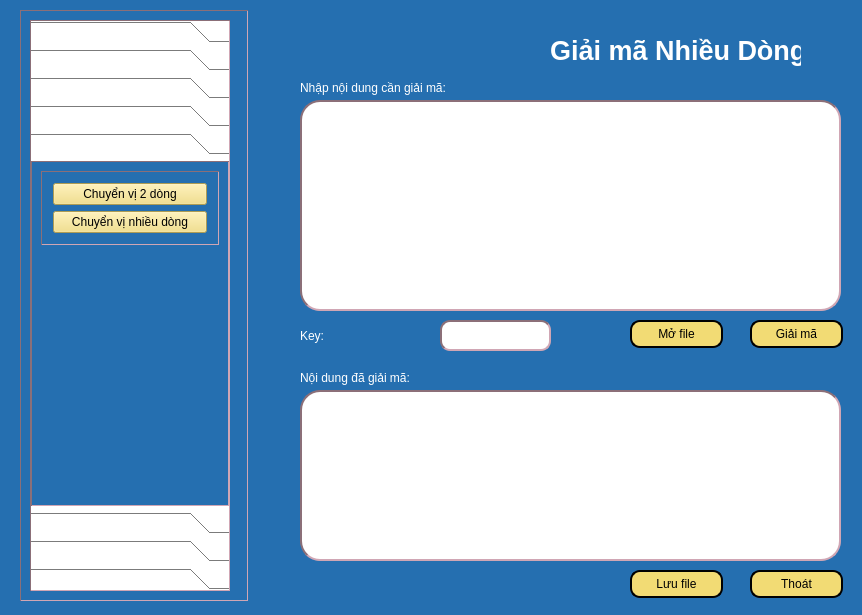
<?xml version="1.0" encoding="UTF-8"?>
<ui version="4.0">
 <class>Dialog</class>
 <widget class="QDialog" name="Dialog">
  <property name="geometry">
   <rect>
    <x>0</x>
    <y>0</y>
    <width>862</width>
    <height>615</height>
   </rect>
  </property>
  <property name="windowTitle">
   <string>Dialog</string>
  </property>
  <property name="styleSheet">
   <string notr="true">background-color:rgb(37, 111, 176);
color:white;</string>
  </property>
  <widget class="QPushButton" name="btnSaveFile">
   <property name="geometry">
    <rect>
     <x>630</x>
     <y>570</y>
     <width>93</width>
     <height>28</height>
    </rect>
   </property>
   <property name="styleSheet">
    <string notr="true">background-color: rgb(242, 219, 116);
border-radius: 10px;
border: 2px solid black;
color:black;</string>
   </property>
   <property name="text">
    <string>Lưu file</string>
   </property>
   <property name="icon">
    <iconset>
     <normaloff>../Icon/icons8-save-file-64.png</normaloff>../Icon/icons8-save-file-64.png</iconset>
   </property>
  </widget>
  <widget class="QLabel" name="label_4">
   <property name="geometry">
    <rect>
     <x>300</x>
     <y>370</y>
     <width>181</width>
     <height>16</height>
    </rect>
   </property>
   <property name="text">
    <string>Nội dung đã giải mã:</string>
   </property>
  </widget>
  <widget class="QPushButton" name="btnOpenFile">
   <property name="geometry">
    <rect>
     <x>630</x>
     <y>320</y>
     <width>93</width>
     <height>28</height>
    </rect>
   </property>
   <property name="styleSheet">
    <string notr="true">background-color: rgb(242, 219, 116);
border-radius: 10px;
border: 2px solid black;
color:black;</string>
   </property>
   <property name="text">
    <string>Mở file</string>
   </property>
   <property name="icon">
    <iconset>
     <normaloff>../Icon/icons8-open-file-40.png</normaloff>../Icon/icons8-open-file-40.png</iconset>
   </property>
  </widget>
  <widget class="QLabel" name="label_2">
   <property name="geometry">
    <rect>
     <x>300</x>
     <y>80</y>
     <width>151</width>
     <height>16</height>
    </rect>
   </property>
   <property name="text">
    <string>Nhập nội dung cần giải mã:</string>
   </property>
  </widget>
  <widget class="QLabel" name="label_3">
   <property name="geometry">
    <rect>
     <x>300</x>
     <y>320</y>
     <width>131</width>
     <height>31</height>
    </rect>
   </property>
   <property name="text">
    <string>Key:</string>
   </property>
  </widget>
  <widget class="QTextEdit" name="txtKey">
   <property name="geometry">
    <rect>
     <x>440</x>
     <y>320</y>
     <width>111</width>
     <height>31</height>
    </rect>
   </property>
   <property name="styleSheet">
    <string notr="true">background-color: white;
border: 2px inset #8b6f78;
border-radius:10px;
color:black;</string>
   </property>
  </widget>
  <widget class="QPushButton" name="btnGiaiMa">
   <property name="geometry">
    <rect>
     <x>750</x>
     <y>320</y>
     <width>93</width>
     <height>28</height>
    </rect>
   </property>
   <property name="styleSheet">
    <string notr="true">background-color: rgb(242, 219, 116);
border-radius: 10px;
border: 2px solid black;
color:black;</string>
   </property>
   <property name="text">
    <string>Giải mã</string>
   </property>
   <property name="icon">
    <iconset>
     <normaloff>../Icon/icons8-encode-32.png</normaloff>../Icon/icons8-encode-32.png</iconset>
   </property>
  </widget>
  <widget class="QLabel" name="label">
   <property name="geometry">
    <rect>
     <x>550</x>
     <y>10</y>
     <width>251</width>
     <height>81</height>
    </rect>
   </property>
   <property name="font">
    <font>
     <pointsize>20</pointsize>
     <weight>75</weight>
     <bold>true</bold>
    </font>
   </property>
   <property name="styleSheet">
    <string notr="true"/>
   </property>
   <property name="text">
    <string>Giải mã Nhiều Dòng</string>
   </property>
  </widget>
  <widget class="QTextEdit" name="txtVanBanGoc">
   <property name="geometry">
    <rect>
     <x>300</x>
     <y>390</y>
     <width>541</width>
     <height>171</height>
    </rect>
   </property>
   <property name="styleSheet">
    <string notr="true">background-color: white;
border: 2px inset #8b6f78;
border-radius:20px;
color:black;</string>
   </property>
  </widget>
  <widget class="QTextEdit" name="txtCiphertext">
   <property name="geometry">
    <rect>
     <x>300</x>
     <y>100</y>
     <width>541</width>
     <height>211</height>
    </rect>
   </property>
   <property name="styleSheet">
    <string notr="true">background-color: white;
border: 2px inset #8b6f78;
border-radius:20px;
color:black;</string>
   </property>
  </widget>
  <widget class="QPushButton" name="btnClose">
   <property name="geometry">
    <rect>
     <x>750</x>
     <y>570</y>
     <width>93</width>
     <height>28</height>
    </rect>
   </property>
   <property name="styleSheet">
    <string notr="true">background-color: rgb(242, 219, 116);
border-radius: 10px;
border: 2px solid black;
color:black;</string>
   </property>
   <property name="text">
    <string>Thoát</string>
   </property>
   <property name="icon">
    <iconset>
     <normaloff>../Icon/icons8-exit-50.png</normaloff>../Icon/icons8-exit-50.png</iconset>
   </property>
  </widget>
  <widget class="QFrame" name="frame">
   <property name="geometry">
    <rect>
     <x>20</x>
     <y>10</y>
     <width>228</width>
     <height>591</height>
    </rect>
   </property>
   <property name="styleSheet">
    <string notr="true">QFrame {
  border-width: 1px;
  border: 1px inset #8b6f78;
}</string>
   </property>
   <property name="frameShape">
    <enum>QFrame::StyledPanel</enum>
   </property>
   <property name="frameShadow">
    <enum>QFrame::Raised</enum>
   </property>
   <layout class="QVBoxLayout" name="verticalLayout_8">
    <item>
     <widget class="QToolBox" name="toolBox">
      <property name="enabled">
       <bool>true</bool>
      </property>
      <property name="sizePolicy">
       <sizepolicy hsizetype="Preferred" vsizetype="Preferred">
        <horstretch>0</horstretch>
        <verstretch>0</verstretch>
       </sizepolicy>
      </property>
      <property name="maximumSize">
       <size>
        <width>200</width>
        <height>16777215</height>
       </size>
      </property>
      <property name="layoutDirection">
       <enum>Qt::LeftToRight</enum>
      </property>
      <property name="styleSheet">
       <string notr="true">QPushButton {
  background-color: #FFC4D0;
}
QToolBox {
 background-color: #FFFFFF;;
  color: #EEEEEE;
}</string>
      </property>
      <property name="currentIndex">
       <number>4</number>
      </property>
      <widget class="QWidget" name="page">
       <property name="geometry">
        <rect>
         <x>0</x>
         <y>0</y>
         <width>196</width>
         <height>397</height>
        </rect>
       </property>
       <attribute name="label">
        <string>Mã hóa chuyển vị</string>
       </attribute>
       <layout class="QVBoxLayout" name="verticalLayout_3">
        <item alignment="Qt::AlignTop">
         <widget class="QFrame" name="frame_6">
          <property name="frameShape">
           <enum>QFrame::StyledPanel</enum>
          </property>
          <property name="frameShadow">
           <enum>QFrame::Raised</enum>
          </property>
          <layout class="QVBoxLayout" name="verticalLayout_5">
           <property name="leftMargin">
            <number>11</number>
           </property>
           <property name="topMargin">
            <number>11</number>
           </property>
           <property name="rightMargin">
            <number>11</number>
           </property>
           <property name="bottomMargin">
            <number>11</number>
           </property>
           <item>
            <widget class="QPushButton" name="actionHai_dong_MaHoa">
             <property name="styleSheet">
              <string notr="true">background-color: rgb(242, 219, 116);
color:black;</string>
             </property>
             <property name="text">
              <string>Chuyển vị hai dòng</string>
             </property>
            </widget>
           </item>
           <item>
            <widget class="QPushButton" name="actionNhieu_dong_MaHoa">
             <property name="styleSheet">
              <string notr="true">background-color: rgb(242, 219, 116);
color:black;</string>
             </property>
             <property name="text">
              <string>Chuyển vị nhiều dòng</string>
             </property>
            </widget>
           </item>
          </layout>
         </widget>
        </item>
       </layout>
      </widget>
      <widget class="QWidget" name="page_2">
       <property name="geometry">
        <rect>
         <x>0</x>
         <y>0</y>
         <width>196</width>
         <height>397</height>
        </rect>
       </property>
       <attribute name="label">
        <string>Mã hóa thay thế</string>
       </attribute>
       <layout class="QVBoxLayout" name="verticalLayout_4">
        <item alignment="Qt::AlignTop">
         <widget class="QFrame" name="frame_10">
          <property name="frameShape">
           <enum>QFrame::StyledPanel</enum>
          </property>
          <property name="frameShadow">
           <enum>QFrame::Raised</enum>
          </property>
          <layout class="QVBoxLayout" name="verticalLayout_6">
           <item>
            <widget class="QPushButton" name="actionCeasar_MaHoa">
             <property name="styleSheet">
              <string notr="true">background-color: rgb(242, 219, 116);
color:black;</string>
             </property>
             <property name="text">
              <string>Ceasar</string>
             </property>
            </widget>
           </item>
           <item>
            <widget class="QPushButton" name="actionVignere_MaHoa">
             <property name="styleSheet">
              <string notr="true">background-color: rgb(242, 219, 116);
color:black;</string>
             </property>
             <property name="text">
              <string>Vignere</string>
             </property>
            </widget>
           </item>
           <item>
            <widget class="QPushButton" name="actionBelasco_MaHoa">
             <property name="styleSheet">
              <string notr="true">background-color: rgb(242, 219, 116);
color:black;</string>
             </property>
             <property name="text">
              <string>Belasco</string>
             </property>
            </widget>
           </item>
           <item>
            <widget class="QPushButton" name="actionTrithemius_MaHoa">
             <property name="styleSheet">
              <string notr="true">background-color: rgb(242, 219, 116);
color:black;</string>
             </property>
             <property name="text">
              <string>Trithemius</string>
             </property>
            </widget>
           </item>
          </layout>
         </widget>
        </item>
       </layout>
      </widget>
      <widget class="QWidget" name="page_3">
       <property name="geometry">
        <rect>
         <x>0</x>
         <y>0</y>
         <width>196</width>
         <height>397</height>
        </rect>
       </property>
       <attribute name="label">
        <string>Mã hóa XOR</string>
       </attribute>
       <layout class="QVBoxLayout" name="verticalLayout_7">
        <item alignment="Qt::AlignTop">
         <widget class="QFrame" name="frame_11">
          <property name="frameShape">
           <enum>QFrame::StyledPanel</enum>
          </property>
          <property name="frameShadow">
           <enum>QFrame::Raised</enum>
          </property>
          <layout class="QVBoxLayout" name="verticalLayout_9">
           <item>
            <widget class="QPushButton" name="actionXORCeasar_MaHoa">
             <property name="styleSheet">
              <string notr="true">background-color: rgb(242, 219, 116);
color:black;</string>
             </property>
             <property name="text">
              <string>Ceasar</string>
             </property>
            </widget>
           </item>
           <item>
            <widget class="QPushButton" name="actionXORVignere_MaHoa">
             <property name="styleSheet">
              <string notr="true">background-color: rgb(242, 219, 116);
color:black;</string>
             </property>
             <property name="text">
              <string>Vignere</string>
             </property>
            </widget>
           </item>
           <item>
            <widget class="QPushButton" name="actionXORBelasco_MaHoa">
             <property name="styleSheet">
              <string notr="true">background-color: rgb(242, 219, 116);
color:black;</string>
             </property>
             <property name="text">
              <string>Belasco</string>
             </property>
            </widget>
           </item>
           <item>
            <widget class="QPushButton" name="actionXORTrithemius_MaHoa">
             <property name="styleSheet">
              <string notr="true">background-color: rgb(242, 219, 116);
color:black;</string>
             </property>
             <property name="text">
              <string>Trithemius</string>
             </property>
            </widget>
           </item>
          </layout>
         </widget>
        </item>
       </layout>
      </widget>
      <widget class="QWidget" name="page_4">
       <property name="geometry">
        <rect>
         <x>0</x>
         <y>0</y>
         <width>196</width>
         <height>397</height>
        </rect>
       </property>
       <attribute name="label">
        <string>Mã hóa hiện đại</string>
       </attribute>
       <layout class="QVBoxLayout" name="verticalLayout_11">
        <item alignment="Qt::AlignTop">
         <widget class="QFrame" name="frame_12">
          <property name="frameShape">
           <enum>QFrame::StyledPanel</enum>
          </property>
          <property name="frameShadow">
           <enum>QFrame::Raised</enum>
          </property>
          <layout class="QVBoxLayout" name="verticalLayout_10">
           <item>
            <widget class="QPushButton" name="actionDES_MaHoa">
             <property name="styleSheet">
              <string notr="true">background-color: rgb(242, 219, 116);
color:black;</string>
             </property>
             <property name="text">
              <string>SDES</string>
             </property>
            </widget>
           </item>
           <item>
            <widget class="QPushButton" name="actionAES_MaHoa">
             <property name="styleSheet">
              <string notr="true">background-color: rgb(242, 219, 116);
color:black;</string>
             </property>
             <property name="text">
              <string>AES</string>
             </property>
            </widget>
           </item>
           <item>
            <widget class="QPushButton" name="actionRSA_MaHoa">
             <property name="styleSheet">
              <string notr="true">background-color: rgb(242, 219, 116);
color:black;</string>
             </property>
             <property name="text">
              <string>RSA</string>
             </property>
            </widget>
           </item>
          </layout>
         </widget>
        </item>
       </layout>
      </widget>
      <widget class="QWidget" name="page_5">
       <property name="geometry">
        <rect>
         <x>0</x>
         <y>0</y>
         <width>196</width>
         <height>397</height>
        </rect>
       </property>
       <attribute name="label">
        <string>Giải mã chuyển vị</string>
       </attribute>
       <layout class="QVBoxLayout" name="verticalLayout_18">
        <item alignment="Qt::AlignTop">
         <widget class="QFrame" name="frame_13">
          <property name="frameShape">
           <enum>QFrame::StyledPanel</enum>
          </property>
          <property name="frameShadow">
           <enum>QFrame::Raised</enum>
          </property>
          <layout class="QVBoxLayout" name="verticalLayout_19">
           <property name="leftMargin">
            <number>11</number>
           </property>
           <property name="topMargin">
            <number>11</number>
           </property>
           <property name="rightMargin">
            <number>11</number>
           </property>
           <property name="bottomMargin">
            <number>11</number>
           </property>
           <item>
            <widget class="QPushButton" name="actionHai_dong_GiaiMa">
             <property name="styleSheet">
              <string notr="true">background-color: rgb(242, 219, 116);
color:black;</string>
             </property>
             <property name="text">
              <string>Chuyển vị 2 dòng</string>
             </property>
            </widget>
           </item>
           <item>
            <widget class="QPushButton" name="actionNhieu_dong_GiaiMa">
             <property name="styleSheet">
              <string notr="true">background-color: rgb(242, 219, 116);
color:black;</string>
             </property>
             <property name="text">
              <string>Chuyển vị nhiều dòng</string>
             </property>
            </widget>
           </item>
          </layout>
         </widget>
        </item>
       </layout>
      </widget>
      <widget class="QWidget" name="page_6">
       <property name="geometry">
        <rect>
         <x>0</x>
         <y>0</y>
         <width>196</width>
         <height>397</height>
        </rect>
       </property>
       <attribute name="label">
        <string>Giải mã thay thế</string>
       </attribute>
       <layout class="QVBoxLayout" name="verticalLayout_20">
        <item alignment="Qt::AlignTop">
         <widget class="QFrame" name="frame_18">
          <property name="frameShape">
           <enum>QFrame::StyledPanel</enum>
          </property>
          <property name="frameShadow">
           <enum>QFrame::Raised</enum>
          </property>
          <layout class="QVBoxLayout" name="verticalLayout_21">
           <property name="leftMargin">
            <number>11</number>
           </property>
           <property name="topMargin">
            <number>11</number>
           </property>
           <property name="rightMargin">
            <number>11</number>
           </property>
           <property name="bottomMargin">
            <number>11</number>
           </property>
           <item>
            <widget class="QPushButton" name="actionCeasar_GiaiMa">
             <property name="styleSheet">
              <string notr="true">background-color: rgb(242, 219, 116);
color:black;</string>
             </property>
             <property name="text">
              <string>Ceasar</string>
             </property>
            </widget>
           </item>
           <item>
            <widget class="QPushButton" name="actionVignere_GiaiMa">
             <property name="styleSheet">
              <string notr="true">background-color: rgb(242, 219, 116);
color:black;</string>
             </property>
             <property name="text">
              <string>Vignere</string>
             </property>
            </widget>
           </item>
           <item>
            <widget class="QPushButton" name="actionBelasco_GiaiMa">
             <property name="styleSheet">
              <string notr="true">background-color: rgb(242, 219, 116);
color:black;</string>
             </property>
             <property name="text">
              <string>Belasco</string>
             </property>
            </widget>
           </item>
           <item>
            <widget class="QPushButton" name="actionTrithemius_GiaiMa">
             <property name="styleSheet">
              <string notr="true">background-color: rgb(242, 219, 116);
color:black;</string>
             </property>
             <property name="text">
              <string>Trithemius</string>
             </property>
            </widget>
           </item>
          </layout>
         </widget>
        </item>
       </layout>
      </widget>
      <widget class="QWidget" name="page_7">
       <property name="geometry">
        <rect>
         <x>0</x>
         <y>0</y>
         <width>196</width>
         <height>397</height>
        </rect>
       </property>
       <attribute name="label">
        <string>Giải mã XOR</string>
       </attribute>
       <layout class="QVBoxLayout" name="verticalLayout_22">
        <item alignment="Qt::AlignTop">
         <widget class="QFrame" name="frame_19">
          <property name="frameShape">
           <enum>QFrame::StyledPanel</enum>
          </property>
          <property name="frameShadow">
           <enum>QFrame::Raised</enum>
          </property>
          <layout class="QVBoxLayout" name="verticalLayout_23">
           <property name="leftMargin">
            <number>11</number>
           </property>
           <property name="topMargin">
            <number>11</number>
           </property>
           <property name="rightMargin">
            <number>11</number>
           </property>
           <property name="bottomMargin">
            <number>11</number>
           </property>
           <item>
            <widget class="QPushButton" name="actionXORCeasar_GiaiMa">
             <property name="styleSheet">
              <string notr="true">background-color: rgb(242, 219, 116);
color:black;</string>
             </property>
             <property name="text">
              <string>Ceasar</string>
             </property>
            </widget>
           </item>
           <item>
            <widget class="QPushButton" name="actionXORVignere_GiaiMa">
             <property name="styleSheet">
              <string notr="true">background-color: rgb(242, 219, 116);
color:black;</string>
             </property>
             <property name="text">
              <string>Vignere</string>
             </property>
            </widget>
           </item>
           <item>
            <widget class="QPushButton" name="actionXORBelasco_GiaiMa">
             <property name="styleSheet">
              <string notr="true">background-color: rgb(242, 219, 116);
color:black;</string>
             </property>
             <property name="text">
              <string>Belasco</string>
             </property>
            </widget>
           </item>
           <item>
            <widget class="QPushButton" name="actionXORTrithemius_GiaiMa">
             <property name="styleSheet">
              <string notr="true">background-color: rgb(242, 219, 116);
color:black;</string>
             </property>
             <property name="text">
              <string>Trithemius</string>
             </property>
            </widget>
           </item>
          </layout>
         </widget>
        </item>
       </layout>
      </widget>
      <widget class="QWidget" name="page_8">
       <property name="geometry">
        <rect>
         <x>0</x>
         <y>0</y>
         <width>196</width>
         <height>397</height>
        </rect>
       </property>
       <attribute name="label">
        <string>Giải mã hiện đại</string>
       </attribute>
       <layout class="QVBoxLayout" name="verticalLayout_24">
        <item alignment="Qt::AlignTop">
         <widget class="QFrame" name="frame_20">
          <property name="frameShape">
           <enum>QFrame::StyledPanel</enum>
          </property>
          <property name="frameShadow">
           <enum>QFrame::Raised</enum>
          </property>
          <layout class="QVBoxLayout" name="verticalLayout_25">
           <item>
            <widget class="QPushButton" name="actionDES_GiaiMa">
             <property name="styleSheet">
              <string notr="true">background-color: rgb(242, 219, 116);
color:black;</string>
             </property>
             <property name="text">
              <string>SDES</string>
             </property>
            </widget>
           </item>
           <item>
            <widget class="QPushButton" name="actionAES_GiaiMa">
             <property name="styleSheet">
              <string notr="true">background-color: rgb(242, 219, 116);
color:black;</string>
             </property>
             <property name="text">
              <string>AES</string>
             </property>
            </widget>
           </item>
           <item>
            <widget class="QPushButton" name="actionRSA_GiaiMa">
             <property name="styleSheet">
              <string notr="true">background-color: rgb(242, 219, 116);
color:black;</string>
             </property>
             <property name="text">
              <string>RSA</string>
             </property>
            </widget>
           </item>
          </layout>
         </widget>
        </item>
       </layout>
      </widget>
     </widget>
    </item>
   </layout>
  </widget>
 </widget>
 <resources/>
 <connections/>
</ui>
